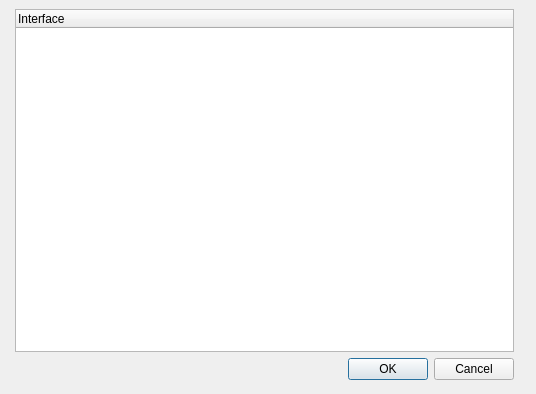
<?xml version="1.0" encoding="UTF-8"?>
<ui version="4.0">
 <class>Dialog</class>
 <widget class="QDialog" name="Dialog">
  <property name="geometry">
   <rect>
    <x>0</x>
    <y>0</y>
    <width>536</width>
    <height>394</height>
   </rect>
  </property>
  <property name="windowTitle">
   <string>Options</string>
  </property>
  <widget class="QWidget" name="verticalLayoutWidget">
   <property name="geometry">
    <rect>
     <x>9</x>
     <y>9</y>
     <width>511</width>
     <height>371</height>
    </rect>
   </property>
   <layout class="QVBoxLayout" name="verticalLayout">
    <property name="leftMargin">
     <number>6</number>
    </property>
    <property name="rightMargin">
     <number>6</number>
    </property>
    <item>
     <widget class="QTreeWidget" name="interface_list">
      <column>
       <property name="text">
        <string notr="true">Interface</string>
       </property>
      </column>
     </widget>
    </item>
    <item>
     <widget class="QDialogButtonBox" name="buttonBox">
      <property name="orientation">
       <enum>Qt::Horizontal</enum>
      </property>
      <property name="standardButtons">
       <set>QDialogButtonBox::Cancel|QDialogButtonBox::Ok</set>
      </property>
     </widget>
    </item>
   </layout>
  </widget>
 </widget>
 <resources/>
 <connections>
  <connection>
   <sender>buttonBox</sender>
   <signal>accepted()</signal>
   <receiver>Dialog</receiver>
   <slot>accept()</slot>
   <hints>
    <hint type="sourcelabel">
     <x>248</x>
     <y>254</y>
    </hint>
    <hint type="destinationlabel">
     <x>157</x>
     <y>274</y>
    </hint>
   </hints>
  </connection>
  <connection>
   <sender>buttonBox</sender>
   <signal>rejected()</signal>
   <receiver>Dialog</receiver>
   <slot>reject()</slot>
   <hints>
    <hint type="sourcelabel">
     <x>316</x>
     <y>260</y>
    </hint>
    <hint type="destinationlabel">
     <x>286</x>
     <y>274</y>
    </hint>
   </hints>
  </connection>
 </connections>
</ui>
